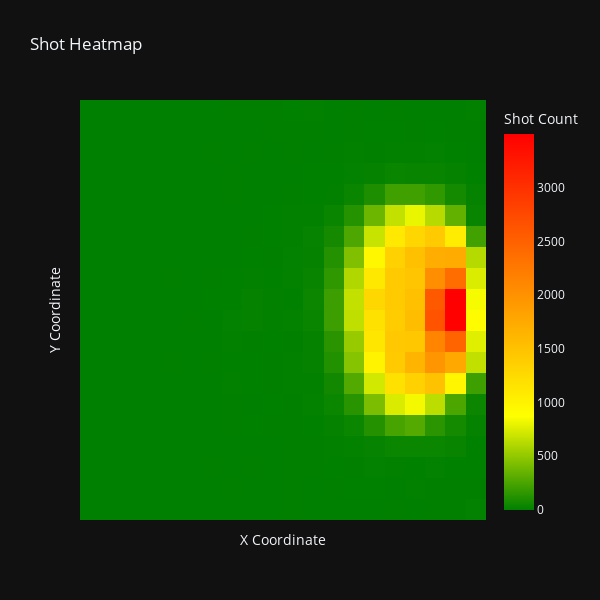

Notebook code for this chart:
### Code cell
#Shot location heatmap
x_min, x_max = 20, 120
y_min, y_max = 0, 80

grid_size = 20
shot_heatmap = np.zeros((grid_size, grid_size))
for shot in data:
    x,y = shot[2], shot[3]
    if x_min <= x < x_max and y_min <= y < y_max:
        i = int((x - x_min) / (x_max - x_min) * grid_size)
        j = int((y - y_min) / (y_max - y_min) * grid_size)
        shot_heatmap[i, j] += 1

shot_heatmap = shot_heatmap.T

fig = go.Figure(data=go.Heatmap(
    z=shot_heatmap,
    colorbar=dict(title='Shot Count'),
    colorscale=[[0, 'green'], [0.25, 'yellow'], [1, 'red']]
))

fig.update_layout(
    template='plotly_dark',
    title='Shot Heatmap',
    xaxis={
        'title': 'X Coordinate',
        'showticklabels': False,
    },
    yaxis={
        'title': 'Y Coordinate',
        'showticklabels': False
    },
    width=600,
    height=600
)

fig.show()

### Figure 1 — Plotly figure (JSON) as saved in the notebook; plotly's stock layout.template omitted (floating-point values rounded to 4 significant figures; data arrays with more than 128 entries replaced by an {"elided": "..."} marker saying what was removed)
{"data": [{"colorbar": {"title": {"text": "Shot Count"}}, "colorscale": [[0, "green"], [0.25, "yellow"], [1, "red"]], "type": "heatmap", "z": {"elided": "20x20 int values"}}], "layout": {"height": 600, "title": {"text": "Shot Heatmap"}, "width": 600, "xaxis": {"showticklabels": false, "title": {"text": "X Coordinate"}}, "yaxis": {"showticklabels": false, "title": {"text": "Y Coordinate"}}}}
